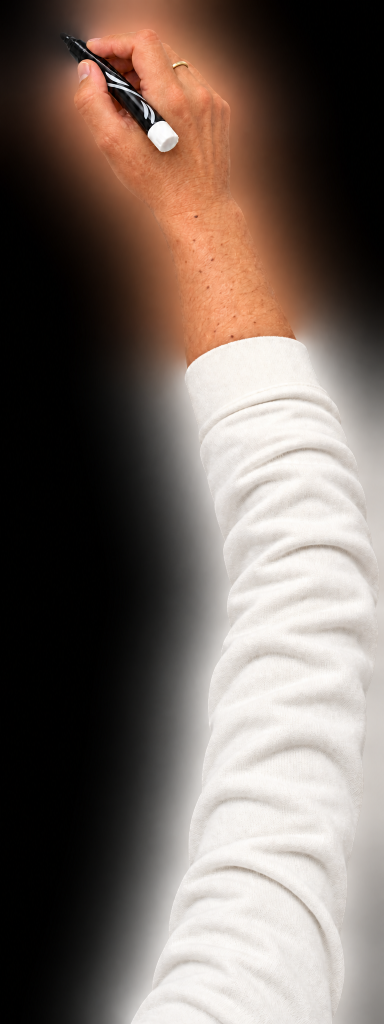
#> input picture assets/v181d/draw-hand-long.png, 768 x 2048 px (shown at 1/2 size)
$ python -i v181d_plan.py   (imports and definitions only)
#> lines starting #> are read from the running program, lines starting #| are printed output that depends on the picture; after the words box and inside, x2 and y2 are one past the last pixel; in counts of white or black regions, pixels touching at a corner belong together
"""V1.8.1.d source routing, normalized independently of narration duration."""
from __future__ import annotations

from contextlib import nullcontext
import cv2
import numpy as np
from scipy import ndimage

from .grid import _grid_ink, _KMEANS_LOCK
from .v181d_cluster import cluster_backend, cluster_lab
from .v181d_subject_fill import build_subject_fill_plan

V181D_PLAN_VERSION = "v181d-subject-local-eased-torch-clean-v8-d-4"
V181E_PLAN_VERSION = "v181e-subject-native-background-clusters-1"


def build_v181d_ink_map(image_rgb, *, block_size=15, threshold_c=10, clahe_clip=2.,
                       bilateral_first=(7, 12, 3), bilateral_second=(5, 12, 2),
                       clahe_tiles=8, coarse_c=(5, 4), support_dilate=3,
                       component_area=4, component_span=8):
    """Approved native D: edge-preserving contrast and multiscale speck cleanup."""
#> called with block_size = 15, threshold_c = 10, clahe_clip = 2, bilateral_first = (7, 12, 3), bilateral_second = (5, 12, 2), clahe_tiles = 8, coarse_c = (5, 4), support_dilate = 3
    image_rgb = np.asarray(image_rgb, dtype=np.uint8)
    if image_rgb.ndim != 3 or image_rgb.shape[2] != 3 or not image_rgb.size:
        raise ValueError("A nonempty RGB image is required for D ink detection.")
    gray = cv2.cvtColor(image_rgb, cv2.COLOR_RGB2GRAY)
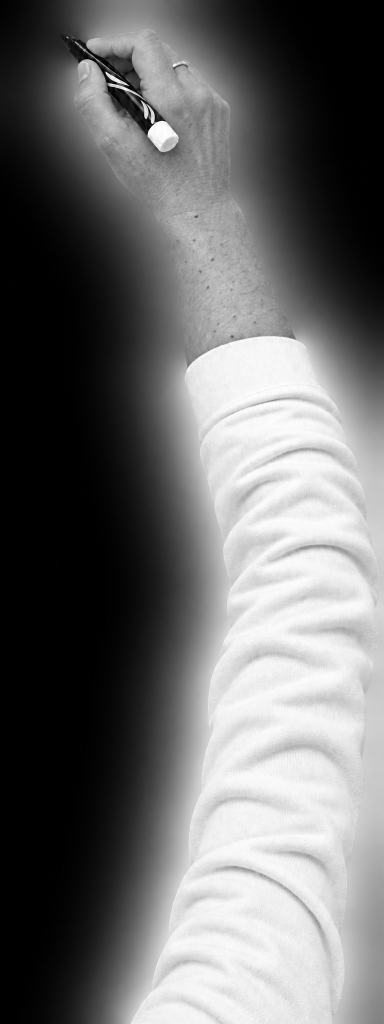
#> gray: shape (2048, 768) (shown at 1/2 size); min 0, max 255, mean 107.4
    gray = cv2.bilateralFilter(gray, int(bilateral_first[0]), *bilateral_first[1:])
    gray = cv2.createCLAHE(clipLimit=clahe_clip, tileGridSize=(int(clahe_tiles), int(clahe_tiles))).apply(gray)
    gray = cv2.bilateralFilter(gray, int(bilateral_second[0]), *bilateral_second[1:])
    ink = cv2.adaptiveThreshold(gray, 255, cv2.ADAPTIVE_THRESH_GAUSSIAN_C,
                                cv2.THRESH_BINARY, block_size, threshold_c) == 0
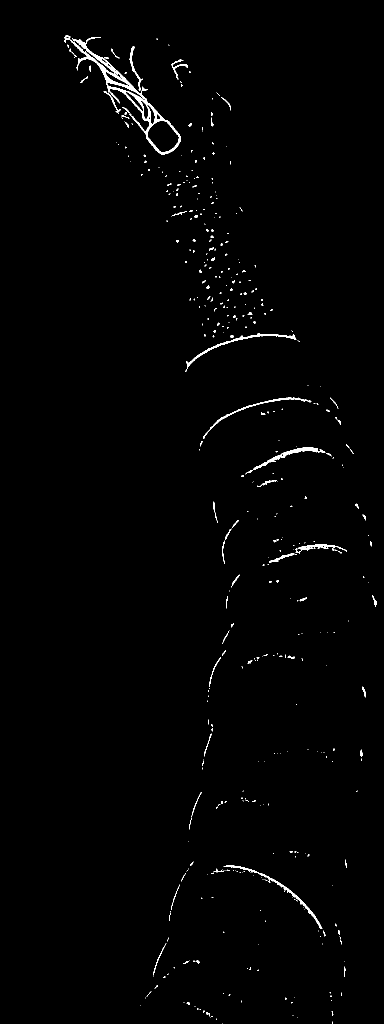
#> ink: shape (2048, 768) bool (shown at 1/2 size); 0.94% white; 447 white regions (365 under 20 px), largest, box (x1, y1, x2, y2) and area: (141, 74, 361, 309) 4724, (447, 1731, 645, 1858) 974, (371, 667, 593, 744) 970
    h, w = gray.shape
#> h = 2048; w = 768
    support = np.zeros((h, w), bool)
    for factor, offset in [(0.5, coarse_c[0]), (1 / 3, coarse_c[1])]:
        reduced = cv2.resize(gray, (max(1, round(w * factor)), max(1, round(h * factor))),
                             interpolation=cv2.INTER_AREA)
        coarse = cv2.adaptiveThreshold(reduced, 255, cv2.ADAPTIVE_THRESH_GAUSSIAN_C,
                                       cv2.THRESH_BINARY, block_size, offset) == 0
        restored = cv2.resize(coarse.astype(np.uint8), (w, h), interpolation=cv2.INTER_NEAREST)
        support |= cv2.dilate(restored, np.ones((int(support_dilate), int(support_dilate)), np.uint8)) > 0
#> this loop made 2 passes
#> pass 1, in build_v181d_ink_map, `reduced = cv2.resize(gray, (max(1, round(w * factor)), max(1, round(h ..`:
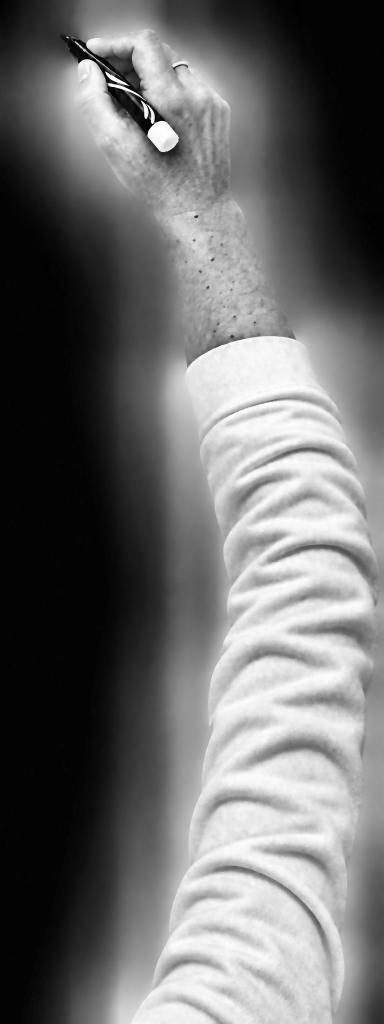
#> reduced: shape (1024, 384); min 0, max 255, mean 108.1
#> after the loop:
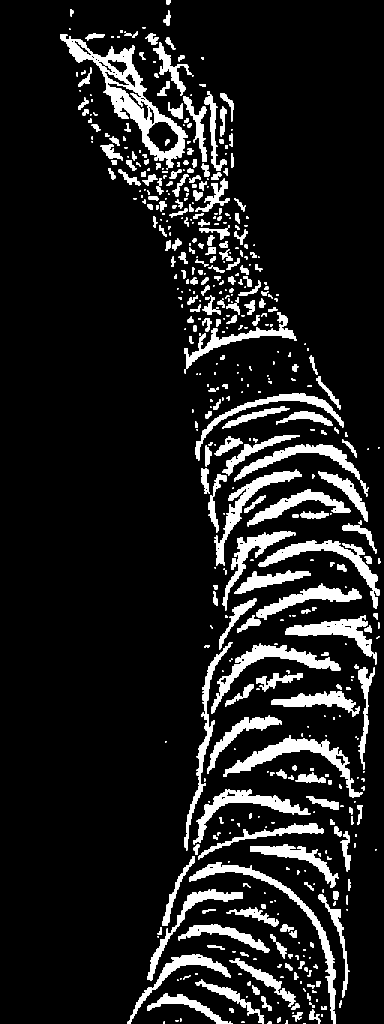
#> restored: shape (2048, 768) (shown at 1/2 size); values 0 (black) and 1 (white), 10.9% white; 500 white regions (175 under 20 px), largest, box (x1, y1, x2, y2) and area: (120, 69, 375, 339) 12510, (447, 1470, 726, 1596) 6417, (378, 1725, 672, 2048) 6096
#> after the loop:
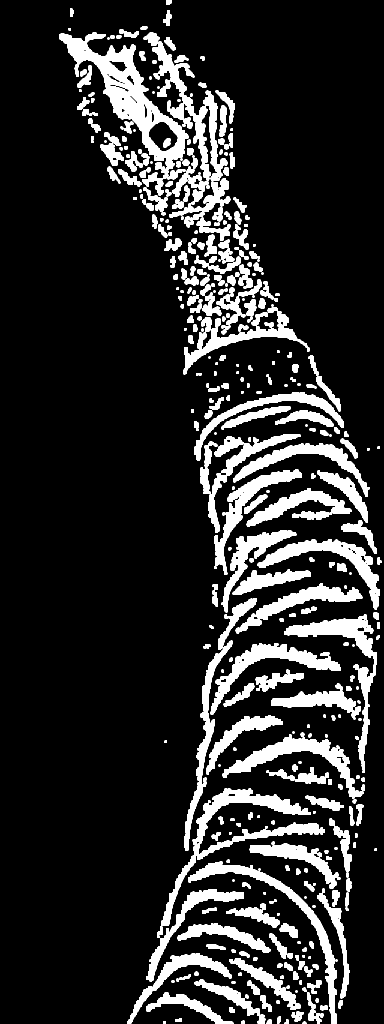
#> support: shape (2048, 768) bool (shown at 1/2 size); 15% white; 490 white regions (30 under 20 px), largest, box (x1, y1, x2, y2) and area: (119, 65, 377, 359) 17361, (323, 1577, 649, 1852) 11376, (569, 1229, 754, 1540) 8138
    _, labels, stats, _ = cv2.connectedComponentsWithStats((ink & support).astype(np.uint8),
                                                         connectivity=8)
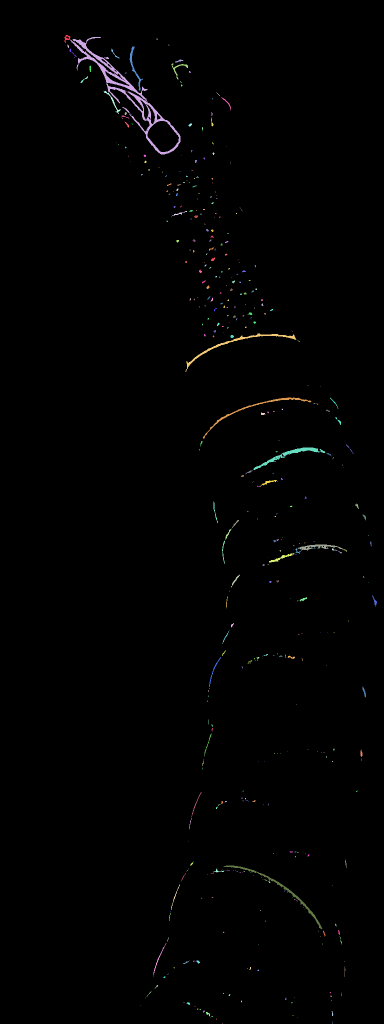
#> labels: shape (2048, 768) int32 (shown at 1/2 size); 446 distinct labels, from 0 to 445; one colour per label, 0 black
#> stats = 446 rows, first 6: [0, 0, 768, 2048, 1558098], [129, 70, 12, 16, 89], [141, 74, 220, 235, 4718], [313, 77, 3, 2, 5], [135, 89, 3, 7, 13], [336, 89, 3, 3, 3]
    scale = h / 720.0
#> scale = 2.84
    keep = (stats[:, cv2.CC_STAT_AREA] >= max(2, round(component_area * scale * scale))) | (
        np.maximum(stats[:, cv2.CC_STAT_WIDTH], stats[:, cv2.CC_STAT_HEIGHT]) >= max(3, round(component_span * scale))
    )
    keep[0] = False
    return np.where(keep[labels], 0, 255).astype(np.uint8)
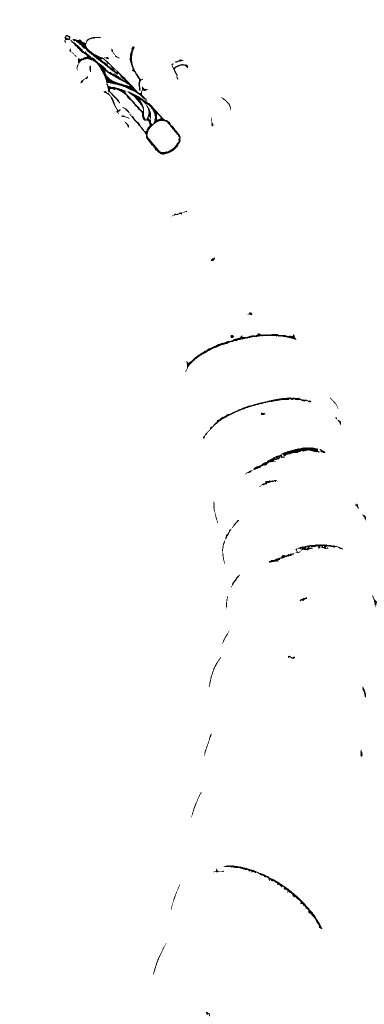
#> returned value: shape (2048, 768) (shown at 1/2 size); 99.2% white; 51 black regions, largest, box (x1, y1, x2, y2) and area: (141, 74, 361, 309) 4718, (447, 1731, 645, 1858) 974, (371, 667, 593, 744) 970


# [68 lines left out: functions _region_ids, build_v181d_plan, not called in this run]

>>> import cv2
>>> picture = cv2.cvtColor(cv2.imread('../assets/v181d/draw-hand-long.png'), cv2.COLOR_BGR2RGB)
>>> result = build_v181d_ink_map(picture)

$ run again, on assets/v181d/color-hand-long.png
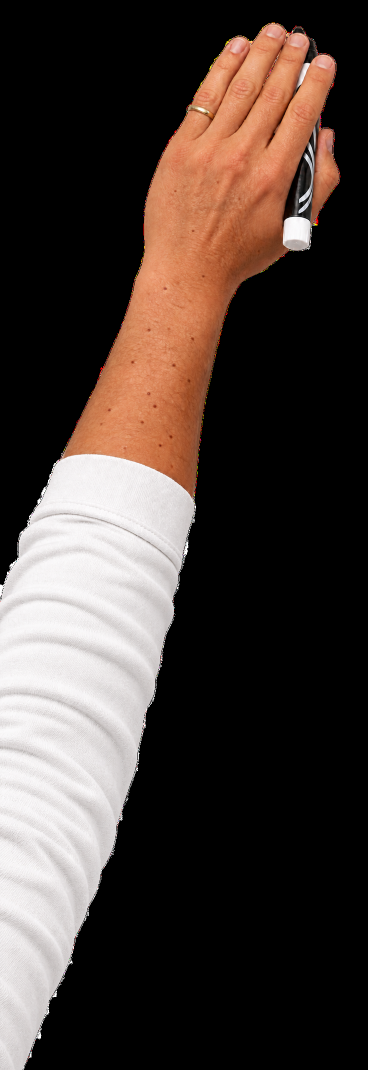
#> input picture assets/v181d/color-hand-long.png, 735 x 2140 px (shown at 1/2 size)
#> ink: shape (2140, 735) bool; 2.1% white; 899 white regions (796 under 20 px), largest, box (x1, y1, x2, y2) and area: (0, 41, 684, 2140) 20550, (377, 83, 505, 281) 1292, (442, 65, 576, 280) 1152
#> after the loop in build_v181d_ink_map, `for factor, offset in [(0.5, coarse_c[0]), (1 / 3, coarse_c[1])]:`:
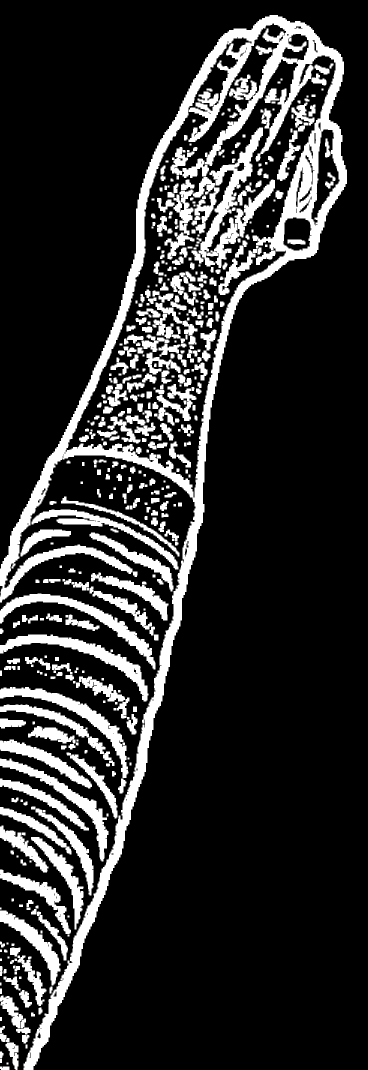
#> support: shape (2140, 735) bool (shown at 1/2 size); 17.2% white; 505 white regions (45 under 20 px), largest, box (x1, y1, x2, y2) and area: (0, 30, 694, 2140) 105780, (383, 255, 526, 536) 8983, (0, 1269, 297, 1403) 6751
#> labels: shape (2140, 735) int32; 832 distinct labels, from 0 to 831
#> stats = 832 rows, first 6: [0, 0, 735, 2140, 1540242], [0, 41, 684, 2099, 19168], [540, 47, 5, 3, 8], [546, 46, 2, 1, 2], [534, 48, 5, 3, 5], [527, 54, 2, 2, 2]
#> in build_v181d_ink_map, `return np.where(keep[labels], 0, 255).astype(np.uint8)`:
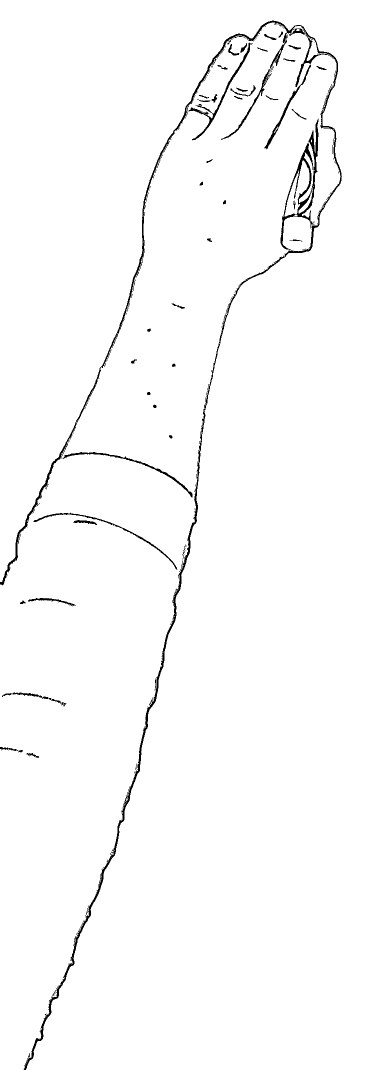
#> returned value: shape (2140, 735) (shown at 1/2 size); 98.2% white; 48 black regions, largest, box (x1, y1, x2, y2) and area: (0, 41, 684, 2140) 19168, (377, 85, 505, 281) 1288, (442, 65, 576, 280) 1152
